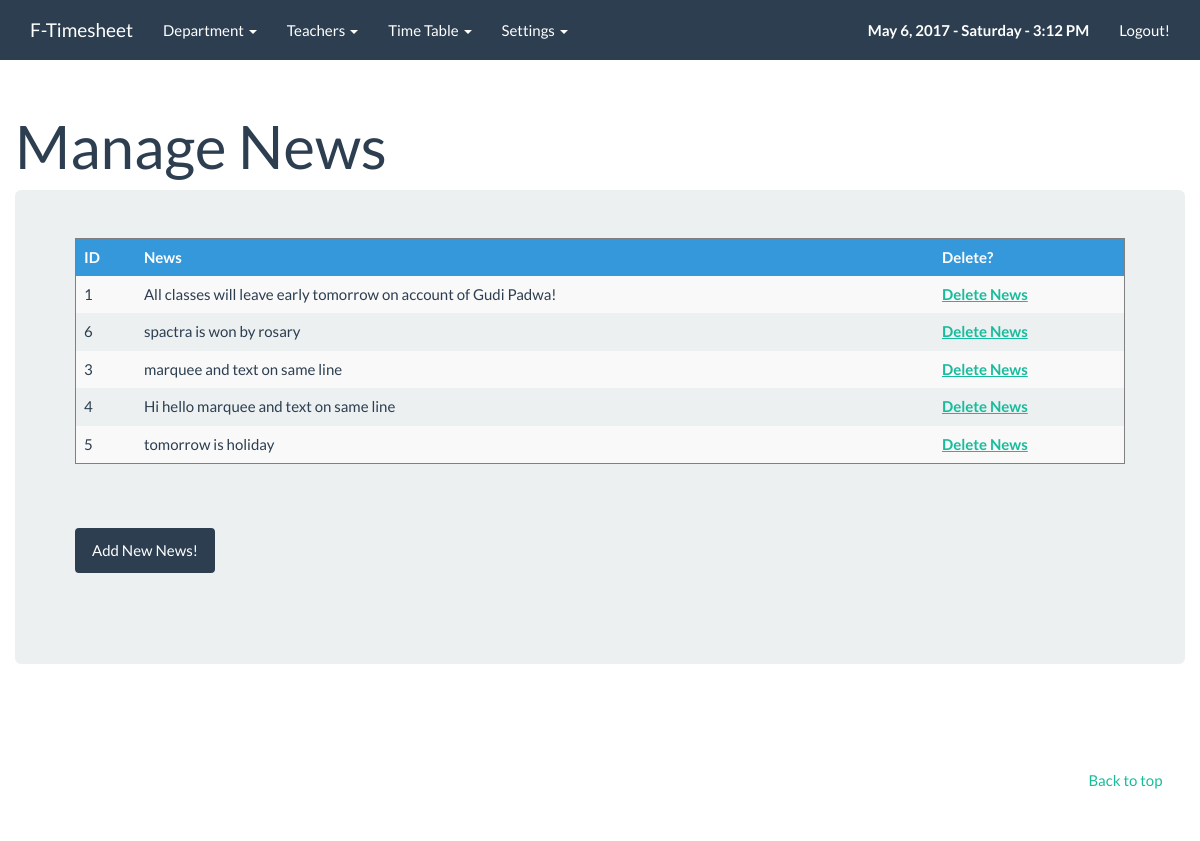
The page /admin/managenews.php (signed in) on the database its author committed.
### tables this page shows
CREATE TABLE IF NOT EXISTS `news` (
  `NewsId` int(11) NOT NULL AUTO_INCREMENT,
  `NewsDetails` varchar(600) NOT NULL,
  PRIMARY KEY (`NewsId`)
);

### admin/managenews.php (the view, shortened to what this page needs)
<?PHP
include("../config.php");
$GetNews = "SELECT * from news";
$FetchNews = mysqli_query($conn,$GetNews);
?><!DOCTYPE html>
<html lang="en">
  <head>
    <link rel="stylesheet" href="../css/bootstrap.css" media="screen">
    <link rel="stylesheet" href="../css/custom.min.css">
  </head>
  <body>
    <div class="navbar navbar-default navbar-fixed-top">
      <div class="container">
        <div class="navbar-header">
          <a href="index.php" class="navbar-brand">F-Timesheet</a>
        </div>
        <div class="navbar-collapse collapse" id="navbar-main">
        <ul class="nav navbar-nav">
         <li class="dropdown">
          <a href="#" class="dropdown-toggle" data-toggle="dropdown" role="button" aria-expanded="false">Department <span class="caret"></span></a>
        </li>
		<li class="dropdown">
          <a href="#" class="dropdown-toggle" data-toggle="dropdown" role="button" aria-expanded="false">Teachers <span class="caret"></span></a>
        </li>
		<li class="dropdown">
          <a href="#" class="dropdown-toggle" data-toggle="dropdown" role="button" aria-expanded="false">Time Table <span class="caret"></span></a>
        </li>
		<li class="dropdown">
          <a href="#" class="dropdown-toggle" data-toggle="dropdown" role="button" aria-expanded="false">Settings <span class="caret"></span></a>
        </li>
          </ul>
          <ul class="nav navbar-nav navbar-right">
            <li style="text-decoration:none;"><a><span id="date_time"></span></a>
            <script type="text/javascript">window.onload = date_time('date_time');</script></li>
			 <li>
              <a href="logout.php">Logout!</a>
            </li>
          </ul>
        </div>
      </div>
    </div>
    <div class="container">
      <div class="page-header" id="banner">
        <div class="row">
           <h1>Manage News</h1>
		   <div class="jumbotron">
	 <table class="table table-striped table-hover " border="1">
  <thead>
    <tr class="info">
      <th class="row-1 row">ID</th>
      <th class="row-2 row">News</th>
   <th class="row-2 row"> Delete?</th>
    </tr>
  </thead>
  <tbody>
 <?  if(mysqli_num_rows($FetchNews)>0){ $i=1;
 while ($ListData=mysqli_fetch_array($FetchNews)){
 ?>
  <tr>
      <td><?=$ListData['NewsId'];?></td>
      <td><?=wordwrap($ListData['NewsDetails'], 110, "<br />\n");?></td>
         <td><a href="managenews.php?id=<?=$ListData['NewsId'];?>&typ=del"  onclick="return confirm('Are you sure you want to Delete this News?');"><b>Delete News</b></a></td>
    </tr>
<?    $i= $i+1; }  }else{ echo "<tr><td></td><td><center><strong>No Records to Display</strong></center></td></tr>"; } mysqli_close($conn); ?> </tbody></table>
					 <br><br><button class="btn btn-primary" id="show" >Add New News! </button> <center> </center><br><br>
  </div>
		  </div>
		  </div>
      <footer>  <br>
        <div class="row">
		<ul class="list-unstyled">
              <li class="pull-right"><a href="#top">Back to top</a></li>
			  </ul>
        </div>
      </footer>
    </div>
 </body>
</html>

### rows shown on the page
news: NewsId "1", NewsDetails "All classes will leave early tomorrow on account of Gudi Padwa!"
news: NewsId "6", NewsDetails "spactra is won by rosary"
news: NewsId "3", NewsDetails "marquee and text on same line"
news: NewsId "4", NewsDetails "Hi hello marquee and text on same line"
news: NewsId "5", NewsDetails "tomorrow is holiday"
